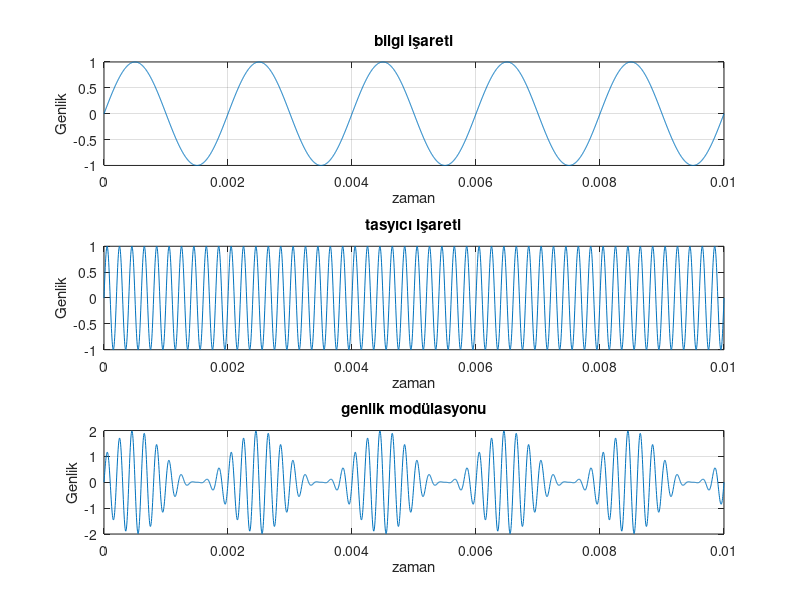

Write MATLAB code to recreate this figure.
%Genlik modülasyonu AKB-ÜKB
fa = 500; fc = 5000; Ta=1/fa; Tc=1/fc;
t = 0:(Tc/50):5*Ta;
s = sin(2*pi*fa*t);
subplot(311);plot(t,s);grid on;
title('bilgi işareti');xlabel('zaman');ylabel('Genlik');
%taşıyıcı sinyalinin oluşturulması
c = sin(2*pi*fc*t);
subplot(312);plot(t,c);grid on;
title('tasyıcı işareti');xlabel('zaman');ylabel('Genlik');
%modülasyonlu işaret
m=1;
d=(1+m*s).*c;
subplot(313);plot(t,d);grid on;
title('genlik modülasyonu');xlabel('zaman');ylabel('Genlik');
